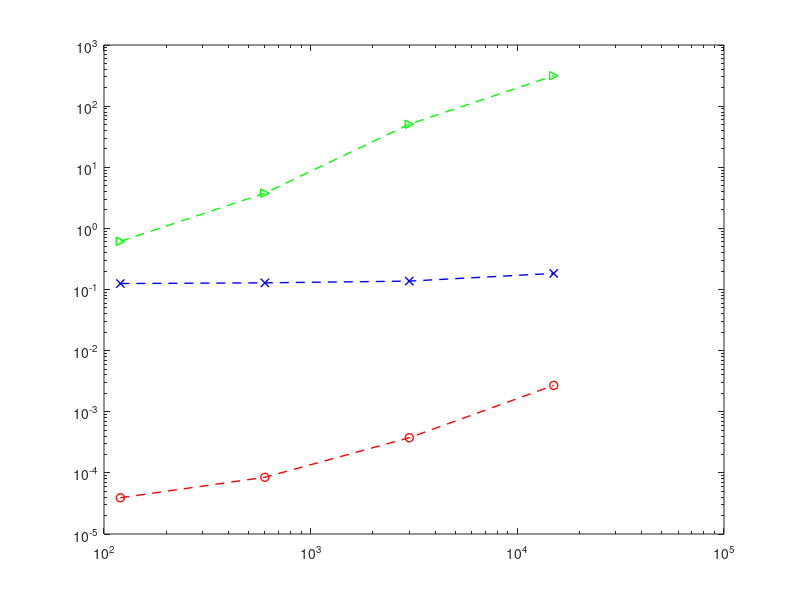

MATLAB code for this plot: (Note: this script raises an error after producing the figure.)
%% 计算时间统计

A = [120	0.6145	0.1252	0.0000392
600	3.7723	0.1285	0.00008469
3000	50.5771	0.1372	3.76e-04
15000	314.5616	0.1834	0.0027
];

linewidth = 1;

loglog(A(:, 1), A(:, 2), "-->g", 'linewidth', linewidth); hold on;
loglog(A(:, 1), A(:, 3), "--xb", 'linewidth', linewidth); 
loglog(A(:, 1), A(:, 4), "--or", 'linewidth', linewidth); hold off;



% 轴属性
ax = gca;
% ax.XLim = [0, 5];     
ax.YLim = [1e-5, 1e3]; 

legend('Optimal Bidding','Optimal Disaggregation', ...
'Fast Disaggregation', ...    
'fontsize',13.5, ...
    'Location','NorthOutside', ...
'Orientation','Horizontal', ...
'FontName', 'Times New Roman'); 


%设置figure各个参数
x1 = xlabel('Number of DERs (EVs)','FontSize',13.5,'FontName', 'Times New Roman','FontWeight','bold');          %轴标题可以用tex解释
y1 = ylabel('Computation Time (Second)','FontSize',13.5,'FontName', 'Times New Roman','FontWeight','bold');


%% 图片大小
figureUnits = 'centimeters';
figureWidth = 20;
figureHeight = figureWidth * 2.35 / 4;
set(gcf, 'Units', figureUnits, 'Position', [10 10 figureWidth figureHeight]);

    
  
% 字体与大小
ax.FontSize = 13.5;

% 设置刻度
ax.XTick = [A(:, 1)];
ax.YTick = [1e-5,1e-4,1e-3,1e-2,1e-1,1,1e1,1e2,1e3];

% 调整标签
ax.XTickLabel =  {'120','600','3000','15000'};
% ax.YTickLabel =  {'1e-5','1e-4','1e-3','1e-2','1e-1','1','1e1','1e2','1e3'};
ax.FontName = 'Times New Roman';
% set(gca, "ylim", [-10, 10]);
set(gcf, 'PaperSize', [18.5, 12]);

saveas(gcf,'calculation_time.pdf');
